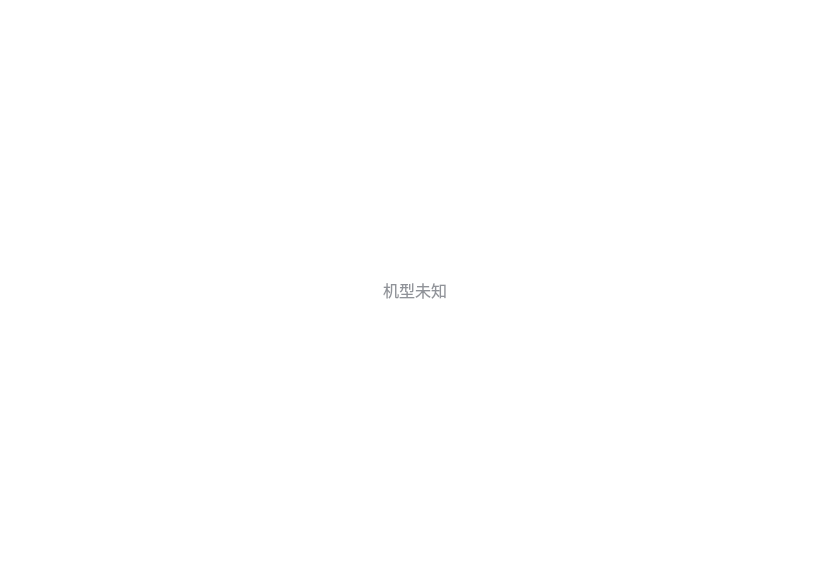
<?xml version="1.0" encoding="UTF-8"?>
<ui version="4.0">
 <class>DeviceInfoWidgetUnknown</class>
 <widget class="QWidget" name="DeviceInfoWidgetUnknown">
  <property name="geometry">
   <rect>
    <x>0</x>
    <y>0</y>
    <width>830</width>
    <height>580</height>
   </rect>
  </property>
  <property name="minimumSize">
   <size>
    <width>830</width>
    <height>580</height>
   </size>
  </property>
  <property name="styleSheet">
   <string notr="true">background-color: #fff;</string>
  </property>
  <layout class="QVBoxLayout" name="verticalLayout">
   <item>
    <widget class="QLabel" name="labelUnknown">
     <property name="styleSheet">
      <string notr="true">font-size: 16px;
color: #909399;</string>
     </property>
     <property name="text">
      <string>机型未知</string>
     </property>
     <property name="alignment">
      <set>Qt::AlignCenter</set>
     </property>
    </widget>
   </item>
  </layout>
 </widget>
 <resources/>
 <connections/>
</ui>
